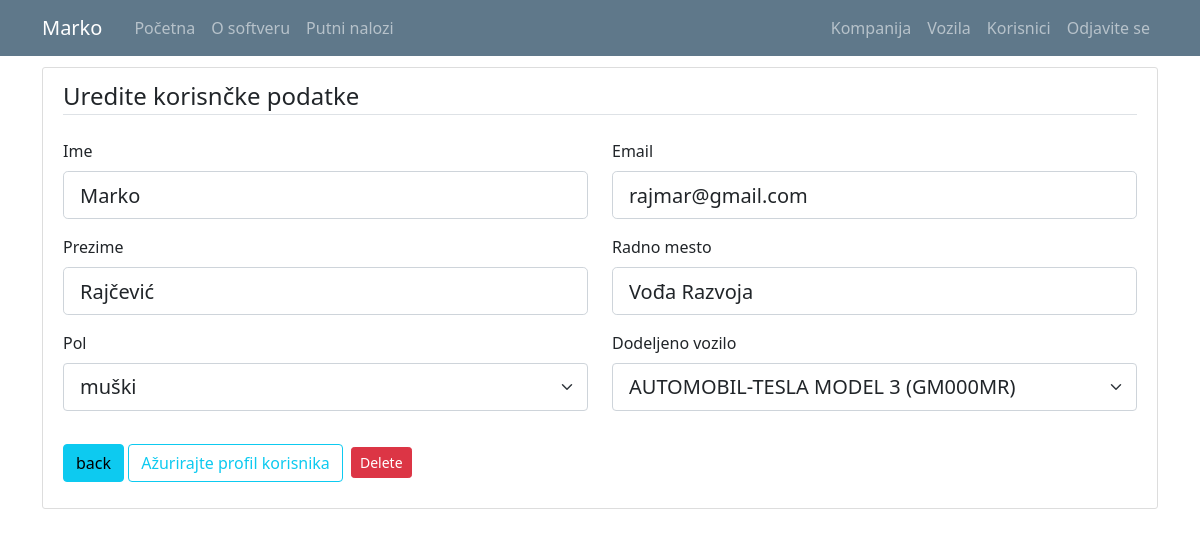
/user/2 (signed in), run on the app's committed database.
### putninalozi/models.py (models this page shows, shortened)
class User(db.Model, UserMixin):
    id = db.Column(db.Integer, primary_key=True)
    email = db.Column(db.String(120), unique=True, nullable=False)
    password = db.Column(db.String(60), nullable = False)
    name = db.Column(db.String(20), unique=False, nullable=False)
    surname = db.Column(db.String(20), unique=False, nullable=False)
    gender = db.Column(db.String(1)) #(0, "srednji"), (1, "muški"), (2, "ženski")
    workplace = db.Column(db.String(20), unique=False, nullable=False)
    authorization = db.Column(db.String(10), nullable = False) # ovde treba da budu tipovi korisnika: S_admin, C_admin, C_user
    company_id = db.Column(db.Integer, db.ForeignKey('company.id'), nullable=True)
    default_vehicle = db.Column(db.Integer) #kod radnika koji imaju svoj auto, da bude podrazumevana vrednost id tog vozila
    travelwarrants = db.relationship('TravelWarrant', backref='travelwarrant_user', lazy=True)

### putninalozi/users/routes.py (the view)
@users.route("/user/<int:user_id>", methods=['GET', 'POST'])
def user_profile(user_id): #ovo je funkcija za editovanje user-a
    user = User.query.get_or_404(user_id)
    if not current_user.is_authenticated:
        flash('Da biste pristupili ovoj stranici treba da budete ulogovani.', 'danger')
        return redirect(url_for('users.login'))
    elif current_user.authorization != 's_admin' and current_user.authorization != 'c_admin':
        if current_user.id != user.id:
            abort(403)
    elif current_user.authorization == 's_admin':
        pass
    elif current_user.user_company.id != user.user_company.id:
        abort(403)
    form = UpdateUserForm()
    form.reset()
    form.default_vehicle.choices = [(0, "----")] + [(v.id, v.vehicle_type + "-" + v.vehicle_brand+" ("+v.vehicle_registration+")") for v in db.session.query(Vehicle.id,Vehicle.vehicle_type,Vehicle.vehicle_brand,Vehicle.vehicle_registration).filter_by(company_id=current_user.user_company.id).order_by('vehicle_type').all()]
    if form.validate_on_submit():
        user.name = form.name.data
        user.surname = form.surname.data
        user.workplace = form.workplace.data
        if user.email == form.email.data:
            user.email = form.email.data
        else:
            validate_email = User.query.filter_by(email=form.email.data).first()
            if validate_email:
                flash('Taj mejl je već postoji, izabeite drugači mejl', 'danger')
                return render_template('user.html', title="Uredite korisnčke podatke", user=user, form=form, legend='Uredite korisnčke podatke')
            else:
                user.email = form.email.data
        if current_user.authorization != 's_admin':
            user.authorization = user.authorization
        else:
            user.authorization = form.authorization.data
        user.gender = form.gender.data
        if current_user.authorization == 's_admin':
            user.company_id = form.company_id.data
        else:
            user.company_id = user.company_id
        user.default_vehicle = form.default_vehicle.data
        db.session.commit()
        flash('Profil je ažuriran.', 'success')
        return redirect(url_for('users.user_list'))
    elif request.method == 'GET':
        form.name.data = user.name
        form.surname.data = user.surname
        form.workplace.data = user.workplace
        form.email.data = user.email
        form.authorization.choices = [('c_user', 'USER'),('c_admin', 'ADMIN')]
        form.authorization.data = user.authorization
        form.gender.choices = [(0, 'srednji'),(1, 'muški'),(2, 'ženski')]
        form.gender.data = user.gender
        form.company_id.choices = [(c.id, c.companyname) for c in db.session.query(Company.id,Company.companyname).order_by('companyname').all()]
        form.company_id.data = str(user.company_id)
        form.default_vehicle.data = str(user.default_vehicle)
    return render_template('user.html', title="Uredite korisnčke podatke", user=user, form=form, legend='Uredite korisnčke podatke')

### putninalozi/users/forms.py
class UpdateUserForm(FlaskForm):
    email = StringField('Email', validators=[DataRequired(), Email()])
    name = StringField('Ime', validators=[DataRequired(), Length(min=2, max=20)])
    surname = StringField('Prezime', validators=[DataRequired(), Length(min=2, max=20)])
    gender = SelectField('Pol', validators=[DataRequired()], choices=[(0, 'srednji'), (1, 'muški'), (2, 'ženski')])
    workplace = StringField(label='Radno mesto', validators=[DataRequired(), Length(min=2, max=20)])
    authorization = SelectField('Nivo autorizacije', validators=[DataRequired()], choices = [('c_user', 'USER'),('c_admin', 'ADMIN')]) #[('c_user', 'USER'),('c_admin', 'ADMIN')]) # ovde treba da budu tipovi korisnika: S_admin, C_admin, C_user
    company_id = SelectField('Kompanija', choices = [(c.id, c.companyname) for c in db.session.query(Company.id,Company.companyname).order_by('companyname').all()]) #, choices=Company.query.all())
    default_vehicle = SelectField('Dodeljeno vozilo', validators=[DataRequired()], choices = [])
    submit = SubmitField('Ažurirajte profil korisnika')
    def reset(self):
        self.__init__()

### putninalozi/models.py (called while the page is built)
@login_manager.user_loader
def load_user(user_id):
    return User.query.get(int(user_id))

### putninalozi/templates/user.html (shortened to what this page needs)
{% extends "layout.html" %}
{% block content %}
<div class="content-section">
    <form method="POST" action="">
        <fieldset class="form-group">
            <legend class="border-bottom mb-4">{{ legend }}</legend>
            <div class="row">
              <div class="col form-group">
                  {{ form.name.label(class="form-control-label") }}
                  {% if form.name.errors %}
                      {{ form.name(class="form-control form-control-lg is-invalid") }}
                      <div class="invalid-feedback">
                          {% for error in form.name.errors %}
                              <span>{{ error }}</span>
                          {% endfor %}
                      </div>
                  {% else %}
                      {{ form.name(class="form-control form-control-lg") }}
                  {% endif %}
              </div>
              <div class="col form-group">
                  {{ form.email.label(class="form-control-label") }}
                  {% if form.email.errors %}
                      {{ form.email(class="form-control form-control-lg is-invalid") }}
                      <div class="invalid-feedback">
                          {% for error in form.email.errors %}
                              <span>{{ error }}</span>
                          {% endfor %}
                      </div>
                  {% else %}
                      {{ form.email(class="form-control form-control-lg") }}
                  {% endif %}
              </div>
            </div>
            <div class="row">
              <div class="col form-group">
                  {{ form.surname.label(class="form-control-label") }}
                  {% if form.surname.errors %}
                      {{ form.surname(class="form-control form-control-lg is-invalid") }}
                      <div class="invalid-feedback">
                          {% for error in form.surname.errors %}
                              <span>{{ error }}</span>
                          {% endfor %}
                      </div>
                  {% else %}
                      {{ form.surname(class="form-control form-control-lg") }}
                  {% endif %}
              </div>
              <div class="col form-group">
                  {{ form.workplace.label(class="form-control-label") }}
                  {% if form.workplace.errors %}
                      {{ form.workplace(class="form-control form-control-lg is-invalid") }}
                      <div class="invalid-feedback">
                          {% for error in form.workplace.errors %}
                              <span>{{ error }}</span>
                          {% endfor %}
                      </div>
                  {% else %}
                      {{ form.workplace(class="form-control form-control-lg") }}
                  {% endif %}
              </div>
            </div>
            <div class="row">
              <div class="col form-group">
                  {{ form.gender.label(class="form-control-label") }}
                  {% if form.gender.errors %}
                      {{ form.gender(class="form-control form-control-lg is-invalid") }}
                      <div class="invalid-feedback">
                          {% for error in form.gender.errors %}
                              <span>{{ error }}</span>
                          {% endfor %}
                      </div>
                  {% else %}
                      {{ form.gender(class="form-select form-select-lg") }}
                  {% endif %}
              </div>
              <div class="col form-group">
                  {{ form.default_vehicle.label(class="form-control-label") }}
                  {% if form.default_vehicle.errors %}
                      {{ form.default_vehicle(class="form-control form-control-lg is-invalid") }}
                      <div class="invalid-feedback">
                          {% for error in form.default_vehicle.errors %}
                              <span>{{ error }}</span>
                          {% endfor %}
                      </div>
                  {% else %}
                      {{ form.default_vehicle(class="form-select form-select-lg") }}
                  {% endif %}
              </div>
            </div>
        </fieldset>
        <div class="form-group">
          <a class="btn btn-info" href="{{url_for('users.user_list')}}">back</a>
          {{ form.submit(class="btn btn-outline-info") }}
          {% if current_user.authorization == 's_admin' or current_user.authorization == 'c_admin' %}
            <button type="button" class="btn btn-danger btn-sm m-1" data-toggle="modal" data-target="#DeleteModal">Delete</button>
          {% endif %}
        </div>
  </form>
</div>
{% endblock content%}

### putninalozi/templates/layout.html (shortened to what this page needs)
<!doctype html>
<html lang="en">
  <head>
    <link rel="stylesheet" href="https://cdn.jsdelivr.net/npm/bootstrap@4.3.1/dist/css/bootstrap.min.css">
    <link rel="stylesheet" type="text/css" href="{{ url_for('static', filename='main.css') }}">
    <link href="https://cdn.jsdelivr.net/npm/bootstrap@5.0.1/dist/css/bootstrap.min.css" rel="stylesheet">
    <link rel="stylesheet" type="text/css" href="https://cdn.datatables.net/1.10.25/css/dataTables.bootstrap5.css">
  </head>
  <body>
    <header class="site-header">
      <nav class="navbar navbar-expand-md navbar-dark bg-steel fixed-top">
        <div class="container">
          <a class="navbar-brand mr-4" href="/">{{ current_user.name }}</a>
          <div class="collapse navbar-collapse" id="navbarToggle">
            <div class="navbar-nav mr-auto">
              {% if current_user.is_authenticated %}
                <a class="nav-item nav-link" href="{{ url_for('main.home') }}">Početna</a>
                <a class="nav-item nav-link" href="{{ url_for('main.about') }}">O softveru</a>
                <a class="nav-item nav-link" href="{{ url_for('travel_warrants.travel_warrant_list') }}">Putni nalozi</a>
              {% else %}
                <a class="nav-item nav-link" href="{{ url_for('main.home') }}">Početna</a>
                <a class="nav-item nav-link" href="{{ url_for('main.about') }}">O softveru</a>
              {% endif %}
            </div>
            <div class="navbar-nav">
              {% if current_user.is_authenticated %}
                {% if current_user.authorization == 's_admin' %}
                  <a class="nav-item nav-link" href="{{ url_for('companys.company_list') }}">Kompanija</a>
                  <a class="nav-item nav-link" href="{{ url_for('vehicles.vehicle_list') }}">Vozila</a>
                  <a class="nav-item nav-link" href="{{ url_for('users.user_list') }}">Korisnici</a>
                  <a class="nav-item nav-link" href="{{ url_for('users.logout') }}">Odjavite se</a>
                {% elif current_user.authorization == 'c_admin'%}
                  <a class="nav-item nav-link" href="{{ url_for('companys.company_list') }}">Kompanija</a>
                  <a class="nav-item nav-link" href="{{ url_for('vehicles.vehicle_list') }}">Vozila</a>
                  <a class="nav-item nav-link" href="{{ url_for('users.user_list') }}">Korisnici</a>
                  <a class="nav-item nav-link" href="{{ url_for('users.logout') }}">Odjavite se</a>
                {% else %}
                  <a class="nav-item nav-link" href="{{ url_for('users.logout') }}">Odjavite se</a>
                {% endif %}
              {% else %}
                <a class="nav-item nav-link" href="{{ url_for('users.login') }}">Prijavljivanje</a>
              {% endif %}
            </div>
          </div>
        </div>
      </nav>
    </header>
    <main role="main" class="container">
      <div class="row">
        <div class="col-md-12">
          {% block content %}{% endblock %}
        </div>
      </div>
    </main>
  </body>
</html>

### putninalozi/static/main.css (style rules this page uses)
body { background: #fafafa; color: #333333; margin-top: 5rem; }
.bg-steel { background-color: #5f788a; }
.site-header .navbar-nav .nav-link { color: #cbd5db; }
.content-section { background: #ffffff; padding: 10px 20px; border: 1px solid #dddddd; border-radius: 3px; margin-bottom: 20px; }

### data on the page
User: name "Marko", email "rajmar@gmail.com", surname "Rajčević", workplace "Vođa Razvoja", gender "muški", default_vehicle "AUTOMOBIL-TESLA MODEL 3 (GM000MR)"

### other printed values
{{ legend }} "Uredite korisnčke podatke"
